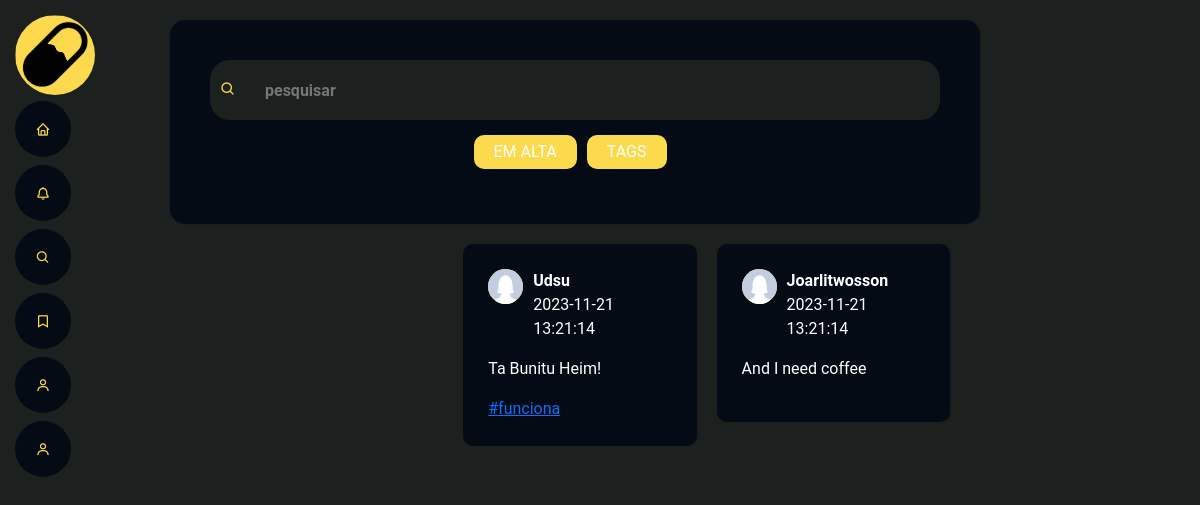
The page /Index.php?route=pesquisa (signed in) on the database its author committed.
### tables this page shows
CREATE TABLE tb_posts (
    pos_id INT AUTO_INCREMENT PRIMARY KEY,
    pos_usu_id INT NOT NULL,
    pos_conteudo TEXT,
    pos_data_postagem TIMESTAMP DEFAULT CURRENT_TIMESTAMP,
    FOREIGN KEY (pos_usu_id) REFERENCES tb_usuarios(usu_id)
);

CREATE TABLE tb_usuarios (
    usu_id INT AUTO_INCREMENT PRIMARY KEY,
    usu_nome VARCHAR(100) NOT NULL,
    usu_nome_usuario VARCHAR(50) NOT NULL,
    usu_email VARCHAR(100) NOT NULL UNIQUE,
    usu_senha VARCHAR(100) NOT NULL,
    usu_avatar VARCHAR(100) DEFAULT 'avatar.jpg',
    usu_img_fundo VARCHAR(100) DEFAULT 'generico.svg',
    usu_data_cadastro TIMESTAMP DEFAULT CURRENT_TIMESTAMP,
    CONSTRAINT chk_usu_nome_usuario_no_spaces CHECK (usu_nome_usuario NOT LIKE '% %')
);

### Config/Model.php (called while the page is built, shortened)
<?php
require_once (__DIR__."/../Database/SqlCommands.php");
class Model{
    public function __construct(){
        $this->query = new SqlCommands();
    }
}

### Database/SqlCommands.php (called while the page is built, shortened)
<?php
class SqlCommands{
    public function getCommand($function ){
        return $this->listCommandSql[$function];
    }
}

### App/Model/PostModel.php (called while the page is built, shortened)
<?php
require_once (__DIR__."/../../Config/Model.php");
class PostModel extends Model{
    public function getPost($base, $indice = 0){
        $con = $this->conect->conection();
        $query = $this->query->getCommand($base);
        $result = mysqli_query($con, $query[$indice]);
        if (!$result) {
            throw new Exception("Erro na consulta");
        }
        else{
            $rows = array();
            $i = 0;
            while ($row = mysqli_fetch_assoc($result)) {
                $rows[$i] = $row;
                $i++;
            }
            return $rows;
        }
    }
}

### App/Controllers/SearchController.php (called while the page is built, shortened)
<?php
require_once (__DIR__.'/../Model/PostModel.php');
class SearchController extends Controller{
    public function viewPost($filtro = 0, $tagbar = false, $filterTag = false, $id = 0){
        $postModel = new PostModel();
        if(!$filterTag){
            $posts = $postModel->getPost("searchPost", $filtro);
        }
        else{
            $posts = $postModel->getPostById("searchPost", 2, $id);
        }
        include (__DIR__."/../../Public/Pesquisa.php");
    }
}

### Public/Layout/SimplePostStructure.php (the view)
<?php foreach($posts as $post=>$value): ?>
    <?php $route = $_GET['route']; ?>
    <li class="search post-item">
    <div class="infoUserPost">
        <div class="imgUserPost"><img src="../Storage/perfil/<?= $value['usu_avatar']; ?>" alt=''></div>
        <div class="nameAndHour">
            <strong><?= $value["usu_nome"] ?></strong>
            <p><?= $value["pos_data_postagem"]?></p>
        </div>
    </div>
    <p>
        <?= $value["pos_conteudo"]?>
    </p>
    <?php if($route == "pesquisa"): ?>
        <?php
        $hashs = array();
        if($value["hashtags"] != null){
            $hashs = explode(",",$value["hashtags"]);
            $has_ids = explode(",", $value["has_ids"]);
        }
        ?>
        <form method='post' action='Index.php?route=pesquisa'>
            <?php $indice = 0; ?>
            <?php foreach($hashs as $has): ?>
            <button type='submit' class='nav-link scrollto' name='tag' value='<?= $has_ids[$indice] ?>'><a class="hashtags"> <span><?= $has ?></span></a></button>
            <?php $indice++; ?>
            <?php endforeach; ?>
        </form>
    <?php elseif($route == "saves"): ?>
        <form action="Index.php?route=<?= $route ?>" method="POST">
            <button type='submit' class='filepost' name='apagar' value='<?= $value['pos_id'];?>'><i class='bi bi-trash' alt=''></i></button>
        </form>
    <?php endif; ?>
    </li>
<?php endforeach; ?>

### Resources/Assets/css/style2.css (style rules this page uses)
* { margin: 0; padding: 0; box-sizing: border-box; }
.search { margin: 0 10px 0 10px; }
body { background-color: #1C2120; color:white; font-family: 'Roboto', sans-serif; -webkit-font-smoothing: antialiased !important; }
.imgUserPost img { width: 35px; height: 35px; border-radius: 50%; }
ul.recomendacoes li.search { padding: 25px; margin-bottom: 50px; background-color: #040b14; border-radius: 10px; box-shadow: 1px 0 3px rgba(0,0,0,0.2); float: right; width: 30%; list-style: none; align-items: center; justify-content: center; }
ul.recomendacoes li.search div.infoUserPost { display: flex; margin-right: 10px; }
ul.recomendacoes li.search div.infoUserPost div.imgUserPost { width: 35px; height: 35px; border-radius: 50%; background-color: #FCDA4D; margin-right: 10px; }
button { border: none; background-color: transparent; outline: none; }

### rows shown on the page
tb_posts: pos_usu.usu_avatar (placeholder picture), pos_usu.usu_nome "Joarlitwosson", pos_data_postagem "2023-11-21 13:21:14", pos_conteudo "And I need coffee"
tb_posts: pos_usu.usu_avatar (placeholder picture), pos_usu.usu_nome "Udsu", pos_data_postagem "2023-11-21 13:21:14", pos_conteudo "Ta Bunitu Heim!", $has_ids[$indice] 1 (drawn), has "#funciona"
